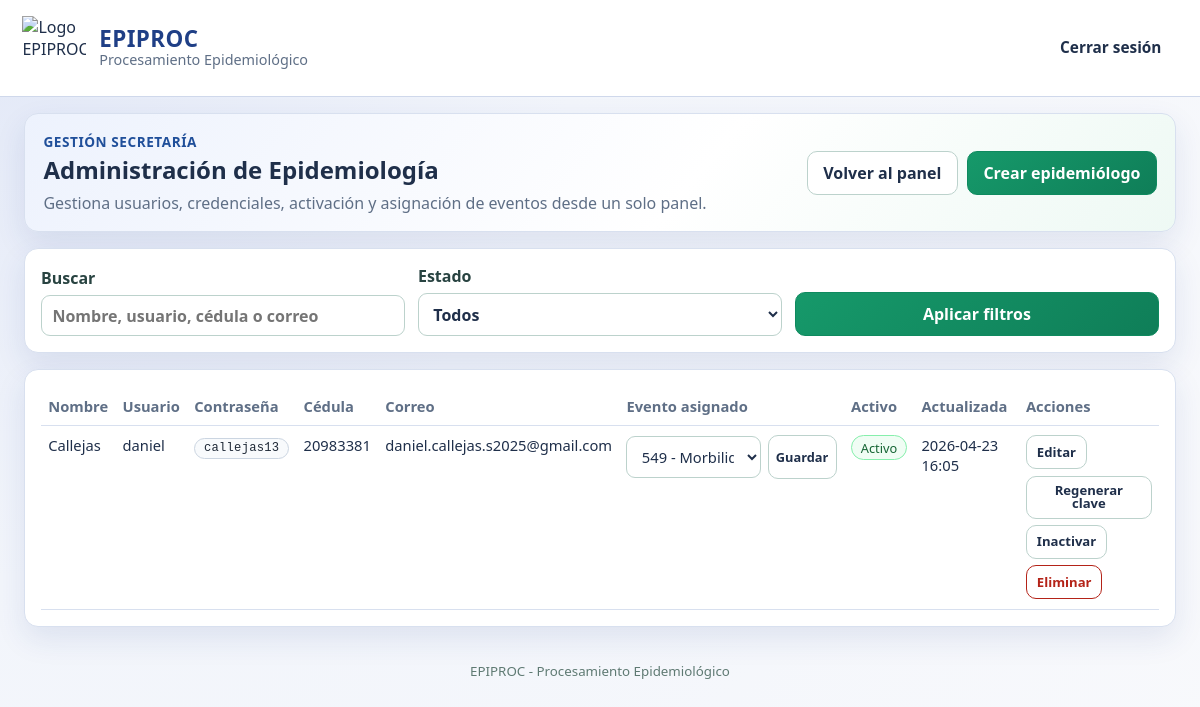
The app's page /admin/epidemiologos (signed in), older data.
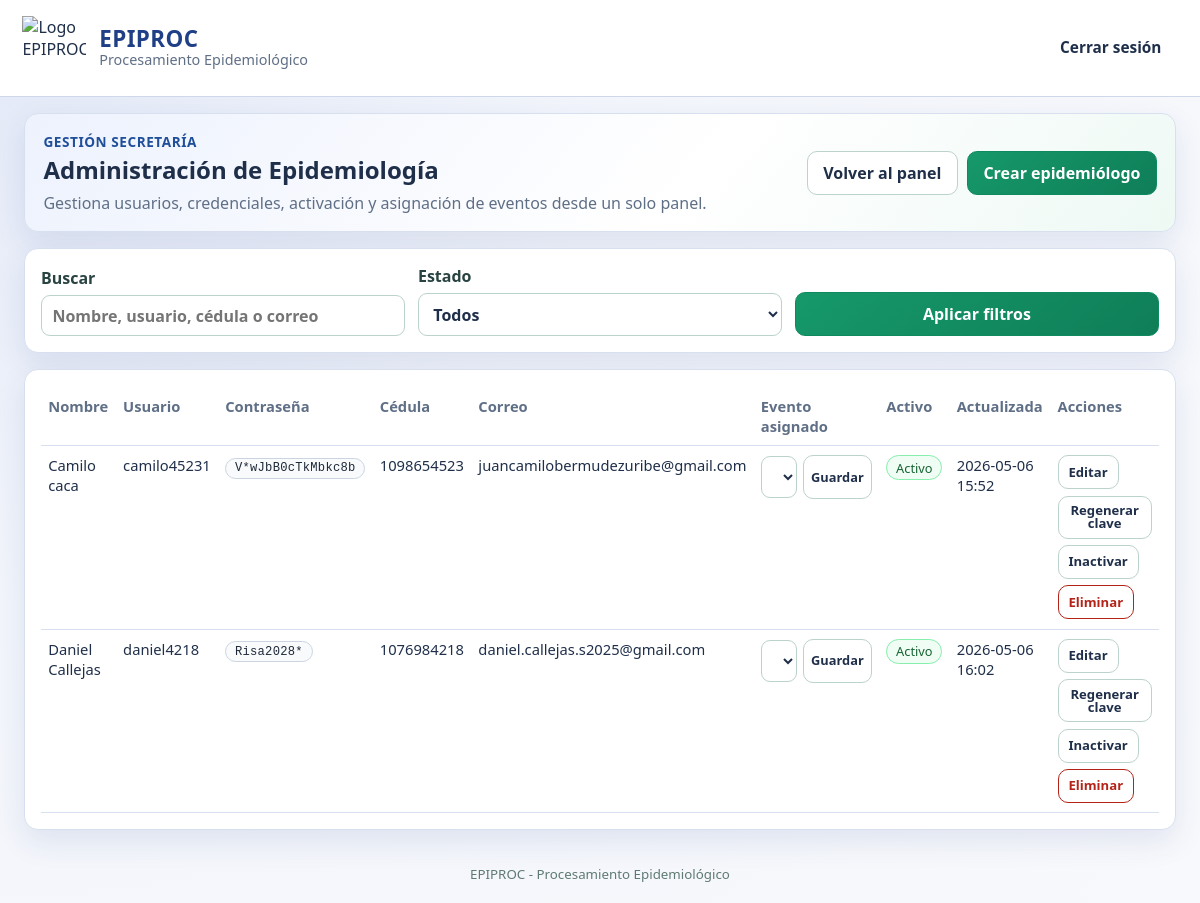
The same page, newer data.
### epiproc_web/models.py (models this page shows, shortened)
class User(db.Model):
    __tablename__ = "users"
    id = db.Column(db.Integer, primary_key=True)
    username = db.Column(db.String(80), unique=True, nullable=False)
    password_hash = db.Column(db.String(255), nullable=False)
    password_visible = db.Column(db.String(255), nullable=True)
    role = db.Column(db.String(30), nullable=False, index=True)
    full_name = db.Column(db.String(150), nullable=False)
    cedula = db.Column(db.String(30), unique=True, nullable=False)
    email = db.Column(db.String(150), unique=True, nullable=False)
    assigned_event_code = db.Column(db.Integer, db.ForeignKey("events.code"), nullable=True)
    must_change_password = db.Column(db.Boolean, default=False, nullable=False)
    is_active = db.Column(db.Boolean, default=True, nullable=False)
    credentials_updated_at = db.Column(db.DateTime, nullable=True)
    created_at = db.Column(db.DateTime, default=datetime.utcnow, nullable=False)
    updated_at = db.Column(db.DateTime, default=datetime.utcnow, onupdate=datetime.utcnow, nullable=False)
    bulletins = db.relationship("Bulletin", back_populates="author", lazy=True)
    @property
    def password_visible_plain(self) -> str:
        return decrypt_visible_password(self.password_visible)

class Event(db.Model):
    __tablename__ = "events"
    code = db.Column(db.Integer, primary_key=True)
    name = db.Column(db.String(200), nullable=False)
    active = db.Column(db.Boolean, default=True, nullable=False)
    users = db.relationship("User", backref="assigned_event", lazy=True)
    bulletins = db.relationship("Bulletin", back_populates="event", lazy=True)

### epiproc_web/app.py (the view, shortened to what this page needs)
    @app.route("/admin/epidemiologos")
    @role_required(UserRole.SECRETARIO)
    def admin_epi_list():
        remote_cedulas: Optional[set[str]] = None
        remote_usernames: Optional[set[str]] = None
        remote_emails: Optional[set[str]] = None
        try:
            _, _, remote_cedulas, remote_usernames, remote_emails = _sync_all_epidemiologos_from_apps_script()
        except Exception:
            pass
        q = (request.args.get("q") or "").strip()
        estado = (request.args.get("estado") or "").strip().upper()
        query = User.query.filter_by(role=UserRole.EPIDEMIOLOGO)
        query = _apply_remote_epidemiologo_visibility_filter(
            query,
            remote_cedulas,
            remote_usernames,
            remote_emails,
        )
        if estado == "ACTIVO":
            query = query.filter(User.is_active.is_(True))
        elif estado == "INACTIVO":
            query = query.filter(User.is_active.is_(False))
        users = query.order_by(User.full_name.asc()).all()
        eventos = Event.query.order_by(Event.code.asc()).all()
        return render_template(
            "admin_epi_list.html",
            users=users,
            eventos=eventos,
            filters={"q": q, "estado": estado},
        )

### epiproc_web/app.py (called while the page is built, shortened)
def _apply_remote_epidemiologo_visibility_filter(
    query: Any,
    remote_cedulas: Optional[set[str]],
    remote_usernames: Optional[set[str]],
    remote_emails: Optional[set[str]],
) -> Any:
    if remote_cedulas is None or remote_usernames is None or remote_emails is None:
        return query

def current_user() -> Optional[User]:
    uid = session.get("user_id")
    if not uid:
        return None
    return User.query.get(uid)

def login_required(view):
    @wraps(view)
    def wrapped(*args, **kwargs):
        user = current_user()
        if not user:
            flash("Debes iniciar sesión para continuar.", "error")
            return redirect(url_for("login", next=request.path))
        if not user.is_active:
            session.clear()
            flash("Tu usuario está inactivo. Contacta al Secretario de Salud.", "error")
            return redirect(url_for("login"))
        return view(*args, **kwargs)
    return wrapped

def role_required(*roles: str):
    def decorator(view):
        @wraps(view)
        @login_required
        def wrapped(*args, **kwargs):
            user = current_user()
            if not user or user.role not in roles:
                abort(403)
            return view(*args, **kwargs)
        return wrapped
    return decorator

def register_hooks(app: Flask, base_dir: Path) -> None:
    @app.context_processor
    def inject_globals() -> dict[str, Any]:
        return {
            "brand_name": "EPIPROC - Procesamiento Epidemiológico",
            "logo_url": "https://8upload.com/image/3ec1b5cc7de8ad31/bloque2071.png",
            "current_user": current_user(),
            "role_secretario": UserRole.SECRETARIO,
            "role_epidemiologo": UserRole.EPIDEMIOLOGO,
        }
    @app.before_request
    def force_password_change_on_first_login():
        user = current_user()
        if not user:
            return None
        safe_paths = {
            "/logout",
            "/cambiar-clave",
            "/static",
        }
        return None

### epiproc_web/security.py (called while the page is built)
def _resolve_secret_material() -> str:
    if has_app_context():
        explicit = (current_app.config.get("EPIPROC_CREDENTIALS_KEY") or "").strip()
        if explicit:
            return explicit
        return str(current_app.config.get("SECRET_KEY", "epiproc-local-dev-secret"))
    return "epiproc-local-dev-secret"

### epiproc_web/templates/admin_epi_list.html (shortened to what this page needs)
{% extends 'base.html' %}
{% block content %}
<section class="card secretary-hero">
    <div>
        <p class="hero-kicker">Gestión Secretaría</p>
        <h2>Administración de Epidemiología</h2>
        <p class="muted">Gestiona usuarios, credenciales, activación y asignación de eventos desde un solo panel.</p>
    </div>
    <div class="actions">
        <a class="btn" href="{{ url_for('admin_panel') }}">Volver al panel</a>
        <a class="btn btn-primary" href="{{ url_for('admin_epi_new') }}">Crear epidemiólogo</a>
    </div>
</section>
<section class="card">
    <form class="filters" method="get">
        <label>Buscar
            <input type="text" name="q" value="{{ filters.q }}" placeholder="Nombre, usuario, cédula o correo">
        </label>
        <label>Estado
            <select name="estado">
                <option value="">Todos</option>
            </select>
        </label>
        <button class="btn btn-primary" type="submit">Aplicar filtros</button>
    </form>
</section>
<section class="card">
    <div class="table-wrap">
        <table>
            <thead>
                <tr>
                    <th>Nombre</th>
                    <th>Usuario</th>
                    <th>Contraseña</th>
                    <th>Cédula</th>
                    <th>Correo</th>
                    <th>Evento asignado</th>
                    <th>Activo</th>
                    <th>Actualizada</th>
                    <th>Acciones</th>
                </tr>
            </thead>
            <tbody>
                {% for u in users %}
                    <tr>
                        <td>{{ u.full_name }}</td>
                        <td>{{ u.username }}</td>
                        <td>
                            {% if u.password_visible_plain %}
                                <span class="chip secret-chip">{{ u.password_visible_plain }}</span>
                            {% else %}
                                <span class="muted">No disponible</span>
                            {% endif %}
                        </td>
                        <td>{{ u.cedula }}</td>
                        <td>{{ u.email }}</td>
                        <td>
                            <form method="post" action="{{ url_for('admin_epi_assign_event', user_id=u.id) }}" class="inline-form">
                                <select name="assigned_event" aria-label="Evento asignado" title="Evento asignado">
                                    {% for e in eventos %}
                                        <option value="{{ e.code }}" {% if u.assigned_event_code == e.code %}selected{% endif %}>{{ e.code }} - {{ e.name }}</option>
                                    {% endfor %}
                                </select>
                                <button class="btn btn-small" type="submit">Guardar</button>
                            </form>
                        </td>
                        <td>
                            <span class="tag {{ 'tag-ok' if u.is_active else 'tag-bad' }}">{{ 'Activo' if u.is_active else 'Inactivo' }}</span>
                        </td>
                        <td>{{ u.credentials_updated_at.strftime('%Y-%m-%d %H:%M') if u.credentials_updated_at else 'Sin registro' }}</td>
                        <td>
                            <div class="actions compact">
                                <a class="btn btn-small" href="{{ url_for('admin_epi_edit', user_id=u.id) }}">Editar</a>
                                <form method="post" action="{{ url_for('admin_epi_reset_password', user_id=u.id) }}" onsubmit="return confirm('¿Regenerar contraseña de este usuario?');">
                                    <button type="submit" class="btn btn-small">Regenerar clave</button>
                                </form>
                                <form method="post" action="{{ url_for('admin_epi_toggle_status', user_id=u.id) }}" onsubmit="return confirm('¿Cambiar estado de este usuario?');">
                                    <button type="submit" class="btn btn-small">{{ 'Inactivar' if u.is_active else 'Activar' }}</button>
                                </form>
                                <form method="post" action="{{ url_for('admin_epi_delete', user_id=u.id) }}" onsubmit="return confirm('¿Eliminar usuario? Esta acción no se puede deshacer.');">
                                    <button type="submit" class="btn btn-danger btn-small">Eliminar</button>
                                </form>
                            </div>
                        </td>
                    </tr>
                {% else %}
                    <tr>
                        <td colspan="9" class="muted">No se encontraron epidemiológos con los filtros aplicados.</td>
                    </tr>
                {% endfor %}
            </tbody>
        </table>
    </div>
</section>
{% endblock %}

### epiproc_web/templates/base.html (shortened to what this page needs)
<!doctype html>
<html lang="es">
<head>
    <link rel="stylesheet" href="{{ url_for('static', filename='css/app.css') }}">
</head>
<body>
<header class="topbar">
    <div class="brand-wrap">
        <img src="{{ logo_url }}" alt="Logo EPIPROC" class="brand-logo">
        <div>
            <h1 class="brand-title">EPIPROC</h1>
            <p class="brand-subtitle">Procesamiento Epidemiológico</p>
        </div>
    </div>
    <nav class="topnav">
        {% set restricted_role_nav = current_user and current_user.role in [role_secretario, role_epidemiologo] %}
        {% if current_user and (restricted_role_nav or compact_topnav|default(false)) %}
            <a href="{{ url_for('logout') }}" class="btn btn-danger">Cerrar sesión</a>
        {% endif %}
    </nav>
</header>
<main class="container">
    {% block content %}{% endblock %}
</main>
<footer class="footer">
    <small>EPIPROC - Procesamiento Epidemiológico</small>
</footer>
</body>
</html>

### epiproc_web/static/css/app.css (style rules this page uses)
:root { --bg: #f2f5fb; --surface: #ffffff; --text: #1f2f4a; --muted: #5f6f86; --line: #d8e0ef; --accent: #2f5fbd; --accent-2: #1d3f88; --accent-green: #0f8a5f; --danger: #b42318; --warning: #b54708; --success: #027a48; --shadow: 0 12px 30px rgba(29, 63, 136, 0.1); }
* { box-sizing: border-box; }
body { margin: 0; font-family: "Segoe UI", Tahoma, Geneva, Verdana, sans-serif; color: var(--text); background: radial-gradient(circle at top left, #e2e8f7 0%, var(--bg) 40%, #f8f9fc 100%); min-height: 100vh; animation: pageFadeIn 0.45s ease; }
.topbar { position: relative; top: 0; z-index: 10; display: flex; justify-content: space-between; align-items: center; gap: 1rem; padding: 1rem 1.4rem; border-bottom: 1px solid #cfd8eb; background: #ffffff; }
.brand-wrap { display: flex; align-items: center; gap: 0.8rem; }
.brand-logo { width: 64px; height: 64px; object-fit: contain; }
.brand-title { margin: 0; font-size: 1.4rem; line-height: 1.05; font-weight: 800; letter-spacing: 0.02em; color: #1f3f86; }
.brand-subtitle { margin: 0; color: var(--muted); font-size: 0.9rem; }
.topnav { display: flex; align-items: center; gap: 0.5rem; flex-wrap: wrap; }
.topnav a { color: var(--text); text-decoration: none; padding: 0.58rem 0.95rem; border-radius: 8px; border: 1px solid transparent; display: inline-flex; align-items: center; justify-content: center; min-height: 44px; font-size: 0.96rem; font-weight: 600; transition: transform 0.2s ease, background-color 0.2s ease, border-color 0.2s ease; }
.container { width: min(1180px, 96vw); margin: 1rem auto 2rem; display: grid; gap: 1rem; }
.card { background: var(--surface); border: 1px solid var(--line); border-radius: 14px; box-shadow: var(--shadow); padding: 1rem; transition: box-shadow 0.25s ease, transform 0.25s ease; }
.hero-kicker { margin: 0 0 0.35rem; color: #204f9a; font-size: 0.85rem; font-weight: 700; letter-spacing: 0.04em; text-transform: uppercase; }
.actions { display: flex; gap: 0.6rem; flex-wrap: wrap; }
.actions.compact { gap: 0.4rem; }
.actions.compact .btn { min-height: 34px; padding: 0.46rem 0.62rem; font-size: 0.82rem; }
.filters { display: grid; grid-template-columns: repeat(auto-fit, minmax(180px, 1fr)); gap: 0.8rem; align-items: end; }
label { display: grid; gap: 0.35rem; font-weight: 600; color: #284341; }
input, select, textarea, button { font: inherit; }
input, select, textarea { width: 100%; border: 1px solid #bcd2cc; border-radius: 9px; padding: 0.55rem 0.65rem; background: #fff; color: var(--text); }
.btn { display: inline-flex; align-items: center; justify-content: center; gap: 0.4rem; background: #ffffff; color: var(--text); border: 1px solid #bcd2cc; border-radius: 10px; padding: 0.64rem 0.95rem; text-decoration: none; cursor: pointer; font-weight: 700; line-height: 1; text-align: center; min-height: 44px; transition: transform 0.2s ease, box-shadow 0.2s ease, background-color 0.2s ease, border-color 0.2s ease; }
.btn-primary { border-color: var(--accent-green); background: linear-gradient(140deg, #16996a 0%, #0f7e58 100%); color: #fff; }
.btn-danger { border-color: var(--danger); color: var(--danger); }
.btn-small { font-size: 0.8rem; padding: 0.25rem 0.45rem; }
.table-wrap { overflow-x: auto; }
table { width: 100%; border-collapse: collapse; min-width: 650px; }
th, td { border-bottom: 1px solid var(--line); text-align: left; padding: 0.58rem 0.45rem; font-size: 0.92rem; vertical-align: top; }
th { color: var(--muted); font-weight: 600; }
.inline-form { display: flex; gap: 0.4rem; align-items: center; }
.tag, .chip { display: inline-flex; border: 1px solid #b7e2d8; border-radius: 999px; padding: 0.15rem 0.55rem; color: #065f46; background: #edfdf8; font-size: 0.8rem; }
.tag-ok { border-color: #86efac; color: #166534; background: #f0fdf4; }
.secret-chip { font-family: "Consolas", "Courier New", monospace; letter-spacing: 0.02em; font-size: 0.76rem; color: #1f2937; border-color: #cbd5e1; background: #f8fafc; }
.secretary-hero { display: flex; justify-content: space-between; gap: 1rem; align-items: center; padding: 1.1rem 1.15rem; background: linear-gradient(130deg, #edf2fd 0%, #ffffff 58%, #eef9f4 100%); }
.secretary-hero h2 { margin: 0.15rem 0 0.35rem; }
.secretary-hero p { margin: 0; }
.muted { color: var(--muted); }
.footer { text-align: center; color: #5f7a73; padding: 0 1rem 1.2rem; }

Row changes from the older to the newer data that the page shows:
added User: full_name "Camilo caca", username "camilo45231", password_visible_plain "V*wJbB0cTkMbkc8b", cedula "1098654523", email "juancamilobermudezuribe@gmail.com", assigned_event "115 - Cáncer en menores de 18 años", is_active "Activo", credentials_updated_at "2026-05-06 15:52", is_active "Inactivar"
changed User "daniel.callejas.s2025@gmail.com": full_name "Callejas" → "Daniel Callejas"; username "daniel" → "daniel4218"; password_visible_plain "callejas13" → "Risa2028*"; cedula "20983381" → "1076984218"; credentials_updated_at "2026-04-23 16:05" → "2026-05-06 16:02"
